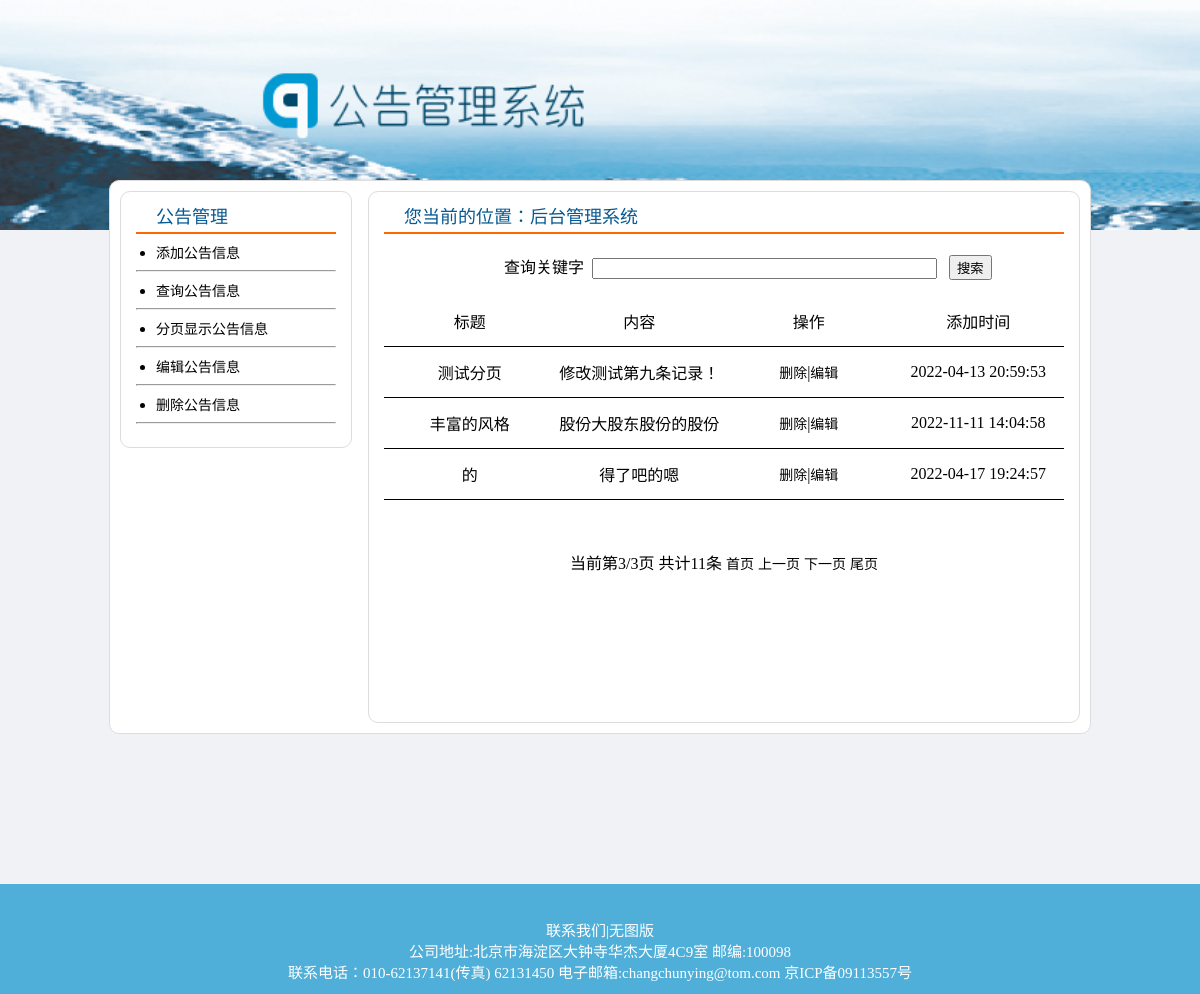
The page /search_notice.php?p=3 on the database its author committed.
### tables this page shows
CREATE TABLE `tb_notice` (
  `id` int(11) NOT NULL,
  `title` varchar(200) NOT NULL,
  `content` text NOT NULL,
  `time` text NOT NULL
);

### Model.php (called while the page is built, shortened)
<?php
class Model
{
    protected $tabname;
    protected $link = null;
    protected $limit = null;
    public function __construct($tabname)
    {
        $this->tabname = $tabname;
        $this->link = mysqli_connect(HOST,USER,PASS,DBNAME) or die("数据库连接失败！");
        mysqli_set_charset($this->link,"utf8");
        $this->loadFields();
    }
    private function loadFields()
    {
        $sql = "desc {$this->tabname}";
        $result = mysqli_query($this->link,$sql);
        while($row = mysqli_fetch_assoc($result)){
            $this->fields[] = $row['Field'];
            if($row['Key']=="PRI"){
                $this->pk = $row['Field'];
            }
        }
    }
    public function select()
    {
        $sql = "select * from {$this->tabname}";
        if(!empty($this->limit)){
            $sql .= " limit ".$this->limit;
        }
        $result = mysqli_query($this->link,$sql);
        $list = mysqli_fetch_all($result,MYSQLI_ASSOC);
        $this->limit = null;
        return $list;
    }
    public function total()
    {
        $sql = "select count(*) as m from {$this->tabname}";
        $result = mysqli_query($this->link,$sql);
        $row = mysqli_fetch_assoc($result);
        return $row["m"];
    }
    public function limit($m,$n=0)
    {
        if($n==0){
            $this->limit = $m;
        }else{
            $this->limit = $m.",".$n;
        }
        return $this;
    }
}

### ZsubStr.php (called while the page is built)
<?php
class ZsubStr{
    function chinesesubstr($str,$start,$len){
        $strlen = $len - $start;
        for($i=0;$i<$strlen;$i++){
            if(ord(substr($str,$i,1))>0xa0){
                @$tmpstr.=substr($str,$i,3);
                $i+=2;
            }else{
                @$tmpstr.=substr($str,$i,1);
            }
        }
        return $tmpstr;
    }
}
?>

### search_notice.php (the view, shortened to what this page needs)
<html>
<head>
<link href="css/index.css" rel="stylesheet">
</head>
<body>
<div class="bgimg"></div>
<div class="content">
	<div class="con_left">
		<div class="con_left1">
			<div class="con_header" style=""><div class="title" style=""><span>公告管理</span></div></div>
			<div class="">
				<ul><li><a href="add_notice.php">添加公告信息</a></li></ul><hr/>
				<ul><li><a href="search_notice.php">查询公告信息</a></li></ul><hr/>
				<ul><li><a href="search_notice.php">分页显示公告信息</a></li></ul><hr/>
				<ul><li><a href="search_notice.php">编辑公告信息</a></li></ul><hr/>
				<ul><li><a href="search_notice.php">删除公告信息</a></li></ul><hr/>
			</div>
		</div>
	</div>
	<div class="con_right">
		<div class="">
			<div class="blog_list_wrap">
				<div class="con_header"><div class="title"><span>您当前的位置：后台管理系统</span></div></div>
				<div style="margin-top: 20px;margin-left: 120px;">
					<form name="form1" method="post" action="search_notice.php">
						查询关键字&nbsp;
						<input name="keyword" type="text" id="txt_keyword" size="40" value="<?php echo empty($_POST['keyword'])?'':$_POST['keyword'];?>">
						<input type="submit" name="Submit" value="搜索" >
					</form>
				</div>
                <table class="table1" style="">
                    <tr>
                        <td>标题</td>
                        <td>内容</td>
                        <td>操作</td>
                        <td>添加时间</td>
                    </tr>
                </table>
                <?php
                    require("Model.php");
                    require("Page.php");
                    require("ZsubStr.php");
                    $mod = new Model("tb_notice");
                    $m = $mod->total();
                    $page = new Page($m,4);
                    $list = $mod->limit($page->limit())->select();
                    if(count($list)==0){
                        echo "<font color='red'>您搜索的信息不存在，请使用类似的关键字进行检索!</font>";
                    }else{
                        foreach($list as $v){
                ?>
                        <table class="table1" style="">
						<tr>
							<td><?php echo $v['title']?></td>
							<td><?php $mc = new ZsubStr(); echo $mc->chinesesubstr($v['content'],0,30);?></td>
							<td><a href="doAction.php?a=del&id=<?php echo $v['id']?>" onclick="return confirm('确定将此记录删除?')">删除</a>|<a href="add_notice.php?id=<?php echo $v['id']?>">编辑</a></td>
							<td><?php echo $v['time']?></td>
							</tr>
					    </table>
                <?php
                        }
                    }
                ?>
			</div>
		</div>
        <div style="text-align: center;margin-top: 50px;">
            <?php echo $page->show();?>
        </div>
	</div>
</div>
<?php
include('footer.php');
?>
</body>
</html>

### css/index.css (style rules this page uses)
body { background-color: #F1F2F6; margin: 0; padding:0; }
a { font-size: 14px; text-decoration: none; color: #000000; noline:expression(this.onfocus=this.blur); }
.bgimg { height:230px; width: 100%; background-image:url(../images/head.jpg); background-repeat:no-repeat; background-size:cover; }
.content { width:980px; margin:0 auto; margin-top: -50px; border-radius: 10px; background-color: #fff; border:solid 1px #ddd; }
.content .con_left { width: 230px; float:left; }
.content .con_right { width:680px; height:500px; float: right; margin:0 auto; margin:10px; padding:15px; border-radius: 10px; border: solid 1px #ddd; }
.content .con_left .con_left1 { width:200px; margin:10px; padding:15px; border-radius: 10px; border: solid 1px #ddd; }
.content .con_header { font-size: 18px; color: #075991; border-bottom: solid 2px #FF6600; padding-bottom: 5px; }
.title { height:20px; line-height:20px; padding-left:20px; }
ul { padding-left: 20px; margin:8px 0; }
.table1 { text-align: center; width:100%; border-bottom: solid 1px #000; padding: 10px 0; }
.table1 td { vertical-align: middle;width: 25%; }

### rows shown on the page
tb_notice: title "测试分页", content "修改测试第九条记录！", time "2022-04-13 20:59:53"
tb_notice: title "丰富的风格", content "股份大股东股份的股份", time "2022-11-11 14:04:58"
tb_notice: title "的", content "得了吧的嗯", time "2022-04-17 19:24:57"

### other values the page prints
$page->show() "当前第3/3页 共计11条"
